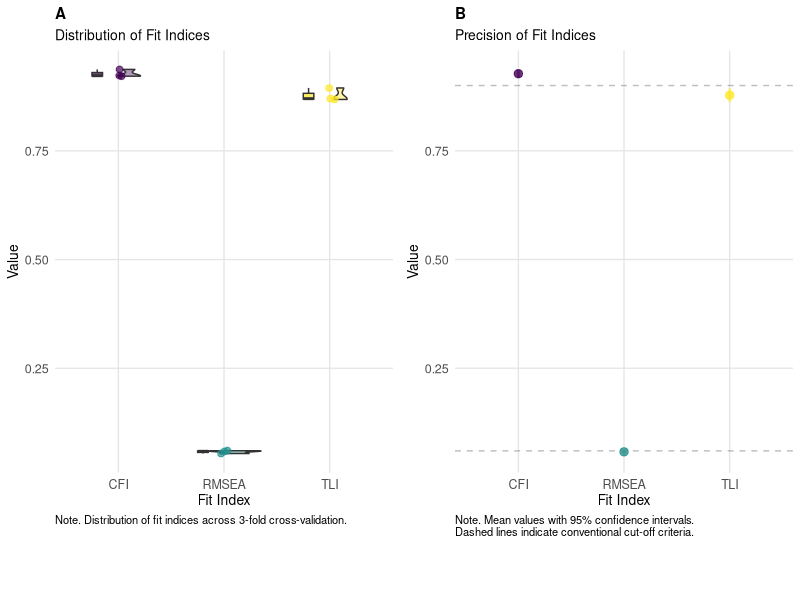
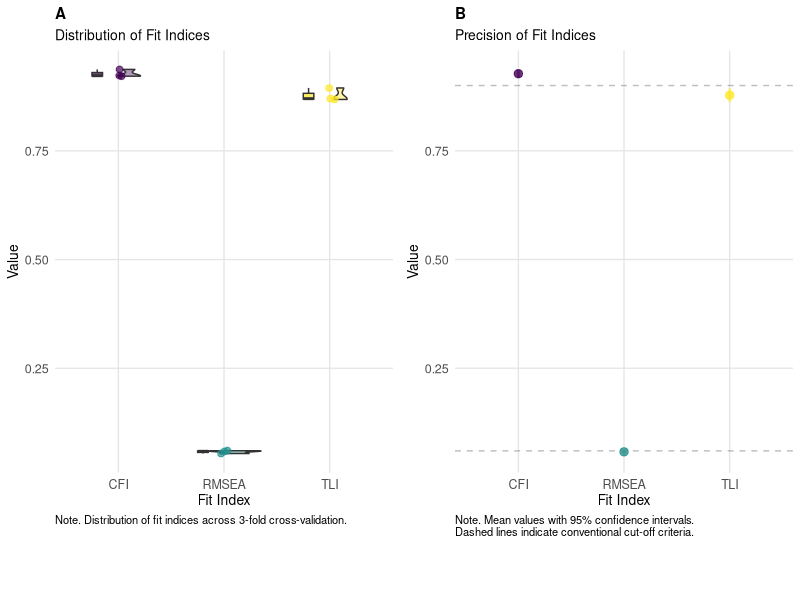

Source code (R) for these figures, in order: (Note: this script raises an error after producing the figures.)
# Einfache K-Fold Cross-Validation für EFA
# Mit APA-konformen Visualisierungen

library(psych)
library(readxl)
library(ggplot2)
library(tidyr)
library(dplyr)
library(viridis)  # Für moderne Farbpalette
library(gridExtra)  # Für Subplot-Layout
library(grid)       # Für Textannotationen
library(cowplot)  # Für get_legend Funktion

# Daten einlesen
data <- read_excel("data/raw/dat_EFA_26.xlsx")
data_matrix <- as.matrix(data)
mode(data_matrix) <- "numeric"

# Parameter
k <- 3  # Optimale Anzahl Folds basierend auf Stichprobengröße
n <- nrow(data_matrix)
fold_size <- floor(n/k)

# Überprüfe Mindestgröße pro Fold
min_obs_per_var <- 2.5  # Mindestanzahl Beobachtungen pro Variable
n_vars <- ncol(data_matrix)
min_size_needed <- ceiling(min_obs_per_var * n_vars)

cat(sprintf("\nDurchführe %d-Fold Cross-Validation mit:\n", k))
cat(sprintf("- %d Beobachtungen pro Fold\n", fold_size))
cat(sprintf("- %.1f Beobachtungen pro Variable pro Fold\n", fold_size/n_vars))

# Cross-Validation durchführen
set.seed(42)
indices <- sample(1:n)
results <- matrix(NA, nrow = k, ncol = 3)
colnames(results) <- c("RMSEA", "TLI", "CFI")

for(i in 1:k) {
  # Testdaten auswählen
  start_idx <- (i-1) * fold_size + 1
  end_idx <- min(i * fold_size, n)
  test_indices <- indices[start_idx:end_idx]
  test_data <- data_matrix[test_indices,]
  
  cat(sprintf("\nFold %d: %d Beobachtungen", i, nrow(test_data)))
  
  fa_result <- try(fa(test_data, 
                      nfactors = 7,
                      rotate = "oblimin",
                      fm = "ml"), silent = TRUE)
  
  if(!inherits(fa_result, "try-error")) {
    results[i, "RMSEA"] <- fa_result$RMSEA[1]
    results[i, "TLI"] <- fa_result$TLI
    results[i, "CFI"] <- fa_result$CFI
  } else {
    warning(sprintf("Konvergenzproblem in Fold %d", i))
  }
}

# Prüfe auf erfolgreiche Durchführung
if(all(is.na(results))) {
  stop("Keine erfolgreichen Fits - überprüfen Sie die Foldgröße")
}

# Daten für Plots vorbereiten
results_df <- as.data.frame(results)
results_df$Fold <- 1:k

results_long <- results_df %>%
  pivot_longer(cols = c("RMSEA", "TLI", "CFI"),
               names_to = "Index",
               values_to = "Value")

# Berechne Konfidenzintervalle
means <- colMeans(results, na.rm = TRUE)
sds <- apply(results, 2, sd, na.rm = TRUE)
ci_lower <- means - 1.96 * sds / sqrt(k)
ci_upper <- means + 1.96 * sds / sqrt(k)

ci_df <- data.frame(
  Index = names(means),
  Mean = means,
  Lower = ci_lower,
  Upper = ci_upper
)

# Verzeichnis erstellen
dir.create("output/figures", recursive = TRUE, showWarnings = FALSE)

# APA-konforme Theme-Einstellungen
theme_apa <- function(base_size = 10) {
  theme_minimal(base_size = base_size) +
    theme(
      plot.title = element_text(size = 11, face = "bold"),
      plot.subtitle = element_text(size = 10),
      axis.title = element_text(size = 10),
      axis.text = element_text(size = 9),
      legend.position = "bottom",
      legend.title = element_text(size = 9),
      legend.text = element_text(size = 8),
      plot.caption = element_text(size = 8, hjust = 0),
      panel.grid.major = element_line(color = "grey90"),
      panel.grid.minor = element_blank(),
      plot.background = element_rect(fill = "white", color = NA),
      panel.background = element_rect(fill = "white", color = NA)
    )
}

# Raincloud Plot
p1 <- ggplot(results_long, aes(x = Index, y = Value, fill = Index)) +
  geom_violin(width = 0.5, alpha = 0.4, position = position_nudge(x = 0.1)) +
  geom_point(aes(color = Index), 
             position = position_jitter(width = 0.05), 
             size = 2, 
             alpha = 0.7) +
  geom_boxplot(width = 0.1, alpha = 0.7, 
               position = position_nudge(x = -0.2),
               outlier.shape = NA) +
  scale_fill_viridis(discrete = TRUE, option = "D", alpha = 0.7) +
  scale_color_viridis(discrete = TRUE, option = "D") +
  theme_apa() +
  labs(
    title = "A",
    subtitle = "Distribution of Fit Indices",
    x = "Fit Index",
    y = "Value",
    caption = sprintf("Note. Distribution of fit indices across %d-fold cross-validation.", k)
  )

# Precision Plot
p2 <- ggplot(ci_df, aes(x = Index, y = Mean, color = Index)) +
  geom_linerange(aes(ymin = Lower, ymax = Upper), 
                linewidth = 1, alpha = 0.5) +
  geom_point(size = 2.5, alpha = 0.8) +
  geom_hline(yintercept = c(0.06, 0.90, 0.90), 
             linetype = "dashed", 
             color = "grey50",
             alpha = 0.5) +
  scale_color_viridis(discrete = TRUE, option = "D") +
  theme_apa() +
  labs(
    title = "B",
    subtitle = "Precision of Fit Indices",
    x = "Fit Index",
    y = "Value",
    caption = "Note. Mean values with 95% confidence intervals.\nDashed lines indicate conventional cut-off criteria."
  )

# Kombinierte Grafik mit gemeinsamer Legende
combined_plot <- plot_grid(
  p1 + theme(legend.position = "none"),
  p2 + theme(legend.position = "none"),
  ncol = 2,
  align = 'h',
  rel_widths = c(1, 1)
)

# Legende extrahieren
legend <- get_legend(
  p1 + 
    guides(fill = guide_legend(title = "Fit Index", nrow = 1)) +
    theme(legend.position = "bottom")
)

# Finale Grafik mit Legende
final_plot <- plot_grid(
  combined_plot,
  legend,
  ncol = 1,
  rel_heights = c(1, 0.1)
)

# Speichern als PDF in A4-Format
ggsave("output/figures/combined_fit_indices_apa.pdf", 
       final_plot,
       width = 8.27,      # A4 Breite in Zoll
       height = 5,        # Angepasste Höhe für besseres Verhältnis
       dpi = 300)

# Zusätzlich als PNG für einfache Vorschau
ggsave("output/figures/combined_fit_indices_apa.png", 
       final_plot,
       width = 8.27,
       height = 5,
       dpi = 300)

# Numerische Ergebnisse ausgeben
cat("\nErgebnisse der Cross-Validation:\n")
print(results)
cat("\nMittelwerte:\n")
print(means)
cat("\nStandardabweichungen:\n")
print(sds)
cat("\n95% Konfidenzintervalle:\n")
print(ci_df)

# Erstelle Zusammenfassungstabelle
summary_df <- data.frame(
  Fit_Index = c("RMSEA", "TLI", "CFI"),
  Mittelwert = sprintf("%.3f", means),
  CI_Lower = sprintf("%.3f", ci_lower),
  CI_Upper = sprintf("%.3f", ci_upper),
  SD = sprintf("%.3f", sds),
  CV = sprintf("%.1f%%", 100 * sds / abs(means))
)

# Speichere Zusammenfassungstabelle
write.csv(summary_df, 
          "output/cross_validation/fit_indices_summary.csv", 
          row.names = FALSE)

# Drucke formatierte Tabelle
cat("\nZusammenfassungstabelle:\n")
print(summary_df, row.names = FALSE) 